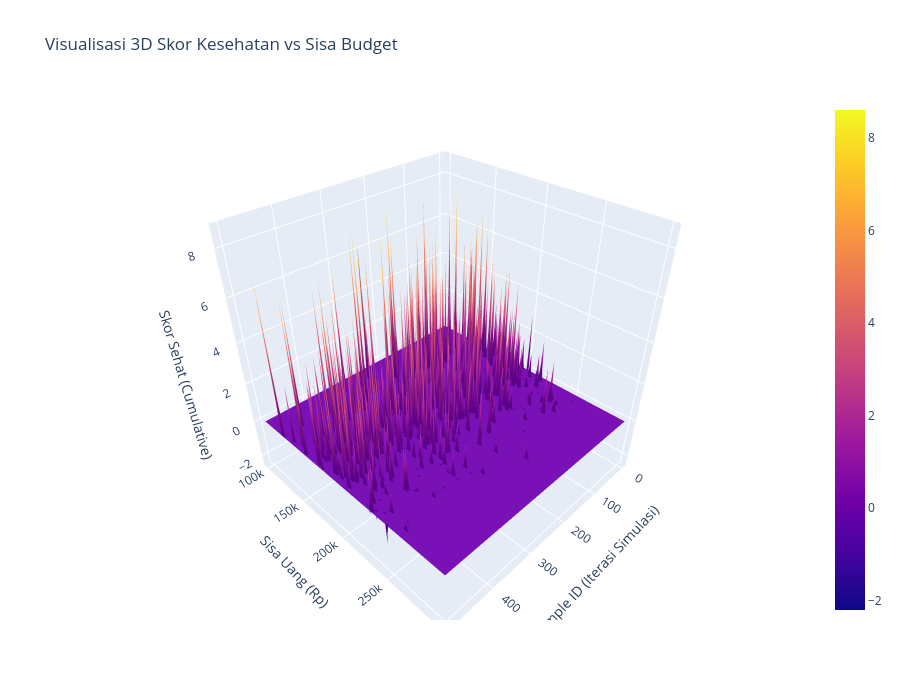

The notebook cell saved with this chart:
### Markdown cell above
# CHAT GPT
1. buat kode codingan untuk optimasi pemilihan makanan
-> Oke, kalau kamu ingin bikin optimasi pemilihan makanan, kita bisa ubah pendekatan dari random → ke optimasi matematis. Tujuannya bisa: Maksimalkan skor kesehatan dengan batasan budget. Atau kombinasi multi-objektif (hemat uang + sehat + kenyang). Kita bisa gunakan Linear Programming (LP) dengan library pulp atau scipy.optimize. Aku contohkan dengan pulp (lebih mudah dibaca). Contoh Kode Optimasi (pakai pulp). Penjelasan: Kita buat variabel keputusan x[i] = jumlah suatu makanan dipilih. Fungsi objektif menggabungkan sehat, kenyang, rasa, bosan sesuai bobot. Constraint memastikan budget ≤ Rp1.000.000 dan jumlah makan tepat 60 kali (30 hari × 2 kali). Hasil: daftar menu optimal (berapa kali tiap makanan dipilih).

2. untuk pulp apakah kita harus import terlebih dahulu?
->Betul sekali 👍 pulp itu bukan bawaan Python standar, jadi harus di-install dulu sebelum bisa di-import.

3. hasil outputnya tetap 176k tidak 1 juta! atau apakah 176k ini dari sisa uang perhitungan diatas?
-> Nah, ini bukan dari sisa uang simulasi random kamu sebelumnya — ini murni hasil solver pulp.
Aku jelasin biar jelas ya 👇 Kenapa hasilnya cuma Rp 176 ribu (bukan 1 juta)?
Solver (pulp) berusaha memaksimalkan fungsi objektif (skor sehat, kenyang, rasa, dsb.) dengan constraint biaya ≤ Rp 1 juta. Kalau ternyata ada makanan super murah (contoh: mi instan Rp 3.000-an) yang punya skor tinggi per rupiah, solver akan pilih itu sebanyak mungkin. Karena constraint kedua adalah jumlah makan = 60 kali, maka solver cukup beli 60 porsi mi instan. 60 × Rp 3.000 ≈ Rp 180.000. Hasilnya Rp 176.000 seperti yang kamu lihat. Jadi, solver tidak wajib menghabiskan budget, cukup ≤ Rp 1 juta. Makanya dia puas di 176k, karena sudah optimal menurut rumus objektif. Jadi intinya: Angka Rp 176k itu bukan dari simulasi sebelumnya → itu hasil optimasi. Solver "cerdas": kalau bisa dapat skor maksimal dengan sedikit biaya, dia tidak akan buang-buang uang.

### Code cell
import plotly.graph_objects as go
import numpy as np

# Sumbu X = Sample ID
# Sumbu Y = Sisa Uang
Y, X = np.meshgrid(bin_sisa, sampleid)

fig = go.Figure(data=[go.Surface(
    z=resp_sehat_smooth,  # Sumbu Z = Skor Sehat
    x=X,  # Sumbu X
    y=Y   # Sumbu Y
)])

fig.update_layout(
    title='Visualisasi 3D Skor Kesehatan vs Sisa Budget',
    scene=dict(
        xaxis_title='Sample ID (Iterasi Simulasi)',   # X Axis Label
        yaxis_title='Sisa Uang (Rp)',                 # Y Axis Label
        zaxis_title='Skor Sehat (Cumulative)'         # Z Axis Label
    ),
    scene_aspectmode='cube',  # Biar proporsional
    autosize=True,
    width=900,
    height=700,
)

fig.show()

### Figure 1 — Plotly figure (JSON) as saved in the notebook; plotly's stock layout.template omitted (floating-point values rounded to 4 significant figures; data arrays with more than 128 entries replaced by an {"elided": "..."} marker saying what was removed)
{"data": [{"type": "surface", "x": {"elided": "500x200 int values"}, "y": {"elided": "500x200 int values"}, "z": {"elided": "500x200 float values"}}], "layout": {"autosize": true, "height": 700, "scene": {"aspectmode": "cube", "xaxis": {"title": {"text": "Sample ID (Iterasi Simulasi)"}}, "yaxis": {"title": {"text": "Sisa Uang (Rp)"}}, "zaxis": {"title": {"text": "Skor Sehat (Cumulative)"}}}, "title": {"text": "Visualisasi 3D Skor Kesehatan vs Sisa Budget"}, "width": 900}}
